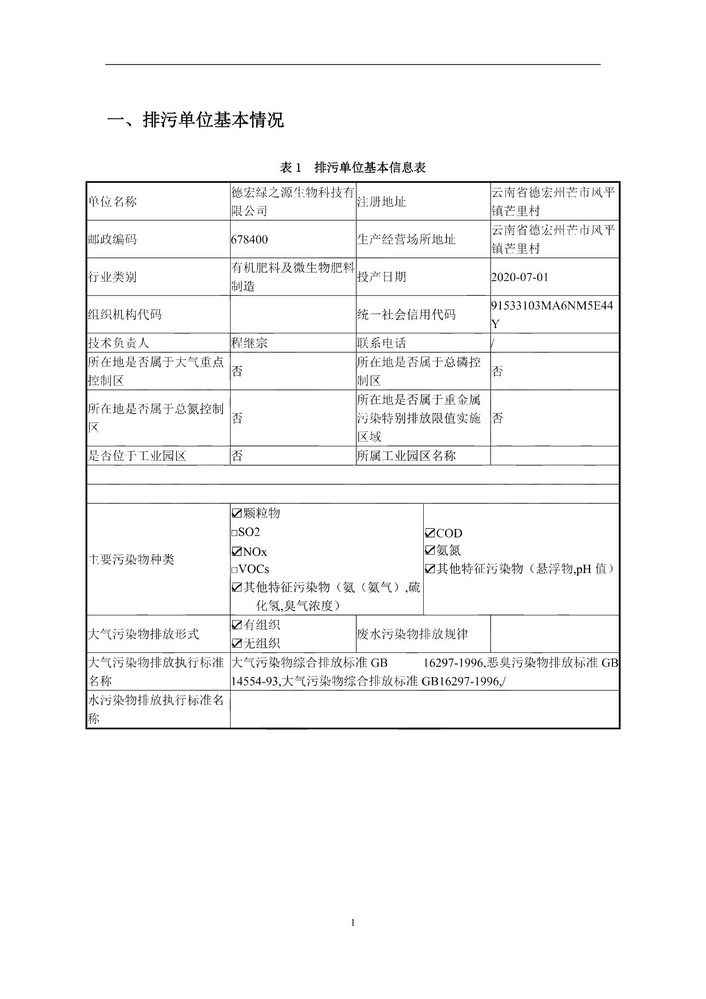
#> input picture multi_wired/img/1.jpg, 706 x 999 px, shrunk from 1488 x 2104 before the run; its folder holds 6 pictures in this run
$ jupyter execute --allow-errors hebing.ipynb
#> lines starting #> are read from the running program, lines starting #| are printed output that depends on the picture
[cell 1]
import os
import cv2
from paddleocr import PPStructure,draw_structure_result,save_structure_res
from PIL import Image
#> (the rest of this cell did not finish here and is left out)

[cell 2]
import cv2
import os
from itertools import product
from PIL import Image
def remove_shuiyin(file_path):
#> called with file_path = './img/1.jpg'
    img = Image.open(file_path)
#> img is the input picture: PIL image 706x999 RGB; min 0, max 255, mean 247.4
    width, height = img.size
#> width = 706; height = 999
    for pos in product(range(width), range(height)):
        if sum(img.getpixel(pos)[:3]) > 500:
            img.putpixel(pos, (255, 255, 255))
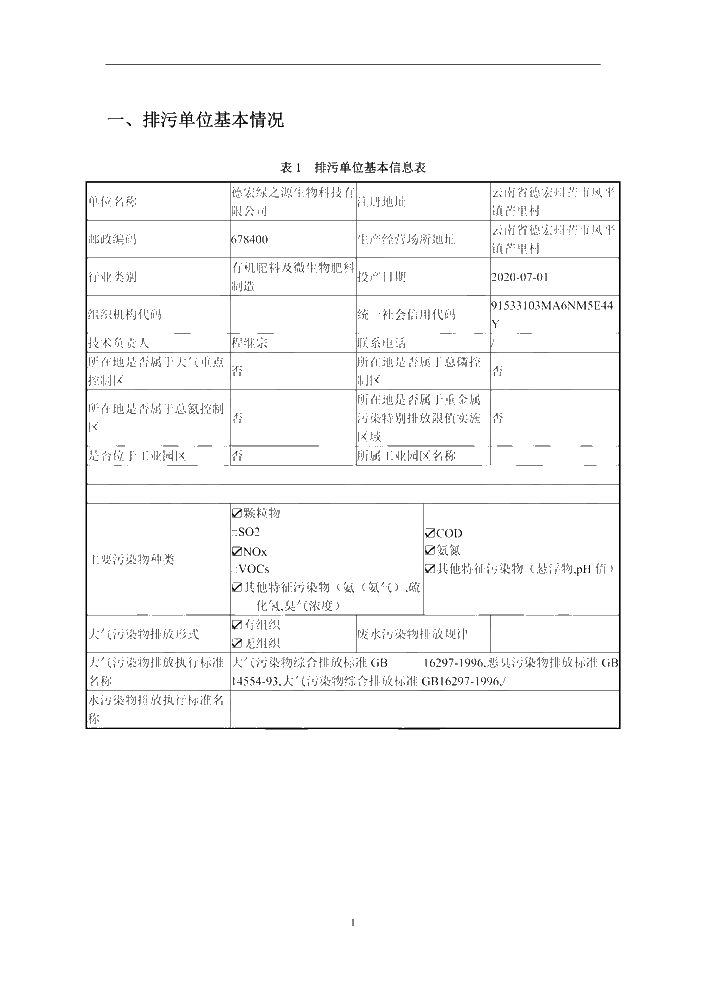
#> img: PIL image 706x999 RGB; min 0, max 255, mean 249.6
    img.save(file_path)

[cell 3]
res=[]
#> (the rest of this cell did not finish here and is left out)

[cell 4]
res

[cell 5]
for i in range(len(res)):
    res[i].sort(key=lambda x:(x[1]+x[0]))
##这一步很关键

[cell 6]
if os.path.exists('./part_table'):
    pass
else:
    os.mkdir('./part_table')
def cut_table(aa):
    for i in range(len(aa)):
        for j in range(len(aa[i])):
            if os.path.exists('./part_table/'+str(i+1)):
                pass
            else:
                os.mkdir('./part_table/'+str(i+1))
            SavePath='./part_table/'+str(i+1)+'/'+str(j+1)+'.jpg'
            im = Image.open('./img/'+str(i+1)+'.jpg')
            im = im.crop((aa[i][j][0],aa[i][j][1],aa[i][j][2],aa[i][j][3]))  # 对图片进行切割 im.crop(top_x, top_y, bottom_x, bottom_y)
            im.save(SavePath)

[cell 7]
cut_table(res)

[cell 8]
from paddleocr import PaddleOCR, draw_ocr

# [22 lines left out: function shibie, not called in this run]

[cell 9]
res

[cell 10]
ans_char=[]
num=0
pin_num=1
page_lian=[]
for i in range(len(res)):
    for j in range(len(res[i])):
        if j==len(res[i])-1 and i< len(res)-1:
            this_pic=res[i][j]
            next_pic=res[i+1][0]
            ##最后一张表格的下边界开始裁剪，如果剩余的部分除了页码还有其他的文字，就说明肯定不会链接在一起
            im_this=Image.open('./img/{}.jpg'.format(str(i+1)))
            this_remain_pic=im_this.crop((this_pic[0],this_pic[3],im_this.size[0],im_this.size[1]))
            this_remain_pic.save('test.jpg')
            this_char=shibie('test.jpg')
            if len(this_char)>1:
                print("说明剩下的部分还有文字，说明下一页肯定不是切断的表格")
                now=Image.open('./part_table/'+str(i+1)+'/{}.jpg'.format(j+1))
                now.save('./pinjie/{}.jpg'.format(pin_num))
                pin_num+=1
            else:
                #这一页的表格是页面的末尾，这个时候就需要考虑下一页的头部了
                im_next=Image.open('./img/{}.jpg'.format(str(i+2)))
                next_remain_pic=im_next.crop((0,0,next_pic[3],next_pic[1]))
                next_remain_pic.save('test.jpg')
                next_char=shibie('test.jpg')
                if len(next_char) >=2:
                    now=Image.open('./part_table/'+str(i+1)+'/{}.jpg'.format(j+1))
                    now.save('./pinjie/{}.jpg'.format(pin_num))
                    pin_num+=1
                    print('说明下一页肯定不是切断的表格，因为之前还有文字')
                else:
                    #这样的话，多半就能判断下一页和上一页是同一个表格了，因此可以将二者合并
                    #那要如何合并呢？暂时先不管共同表头合并试试，之后再删除共同表头
                    page_lian.append(i+1)
                    this_pic_old_path='./part_table/'+str(i+1)+'/{}.jpg'.format(str(j+1))
                    next_pic_old_path='./part_table/'+str(i+2)+'/1.jpg'
                    img1 = Image.open(this_pic_old_path)
                    img2 = Image.open(next_pic_old_path)
                    result = Image.new(img1.mode, (img1.size[0],img1.size[1]+img2.size[1]))
                    result.paste(img1, box=(0, 0))
                    result.paste(img2, box=(0,img1.size[1]))
                    result.save("./pinjie/{}.jpg".format(str(pin_num)))
                    pin_num+=1

[cell 11]
from modelscope.pipelines import pipeline
from modelscope.utils.constant import Tasks
#> (the rest of this cell did not finish here and is left out)

[cell 12]
cut_table(res)
location1=[]
location2=[]
pin_num=1
for i in range(len(res)):
    for j in range(len(res[i])):
        path='./part_table/{}/'.format(str(i+1))+'{}.jpg'.format(str(j+1))

        if  j==len(res[i])-1 and page_lian.count(i+1)!=0:

            next_path='./part_table/{}/1.jpg'.format(str(i+2))

            if page_lian.count(i)!=0 and len(res[i])==1:
                img1=Image.open(path)
                img2=Image.open(next_path)
                result = Image.new(img1.mode, (img1.size[0],img1.size[1]+img2.size[1]))
                result.paste(img1, box=(0, 0))
                result.paste(img2, box=(0,img1.size[1]))
                if len(res[i + 1])==1:
                    result.save(next_path)
                else:
                    result.save("./pinjie_removehead/{}.jpg".format(str(pin_num)))
                    pin_num+=1
                continue

            result1 = table_recognition(path)
            #就说明，这一张表后面还跟着一张表
            result2 = table_recognition(next_path)
            #然后对两个表识别出来的结果，如果有公共表头，则删去第二张表的公共表头
            #这里还没有写完，由于modelscope效果不好
            after_res=[]
            for k in result1['polygons']:
                #print(k)
                if abs(k[0]-k[4])<10:
                    continue
                temp=[int(k[0]),int(k[1]),int(k[4]),int(k[5])]
                after_res.append(temp)
            location1.append(after_res)
            after_res=[]
            for k in result2['polygons']:
                #print(k)
                if abs(k[0]-k[4])<10:
                    continue
                temp=[int(k[0]),int(k[1]),int(k[4]),int(k[5])]
                after_res.append(temp)
            location2.append(after_res)
            location1[0].sort(key=lambda x:(x[1]+x[0]))
            location2[0].sort(key=lambda x:(x[1]+x[0]))
            ##这里非常的美妙，按照xy之和排序，因为会有一到二的偏差，如果按x再按y排序的话，还会有几率后面的到前面来

            res1_first=location1[0][0]
            res2_first=location2[0][0]
            img1=Image.open(path)
            img2=Image.open(next_path)
            img1_first=img1.crop(res1_first)
            img2_first=img2.crop(res2_first)
            img1_first.save("./temp1.jpg")
            img2_first.save("./temp2.jpg")
            string1=shibie("./temp1.jpg")
            string2=shibie("./temp2.jpg")
            os.remove("./temp1.jpg")
            os.remove("./temp2.jpg")
            if string1!="" and string2==string1:
                ##这个时候两个表头就是相同的
                print(string1,string2)
                print("yes!")
                ##开始裁剪第二张表格的表头
                img2_cut=img2.crop((res2_first[0],res2_first[3],img2.size[0],img2.size[1]))
                #img2_cut.save('./test.jpg')
                result = Image.new(img1.mode, (img1.size[0],img1.size[1]+img2_cut.size[1]))
                result.paste(img1, box=(0, 0))
                result.paste(img2_cut, box=(0,img1.size[1]))
            else:
                ##这个时候表格是不相同的，因此直接拼接即可
                result = Image.new(img1.mode, (img1.size[0],img1.size[1]+img2.size[1]))
                result.paste(img1, box=(0, 0))
                result.paste(img2, box=(0,img1.size[1]))
            if len(res[i + 1])==1 and page_lian.count(i+2)!=0:
                result.save(next_path)
            else:
                result.save("./pinjie_removehead/{}.jpg".format(str(pin_num)))
                pin_num+=1
        else:
            if j!=0 or page_lian.count(i)==0:
                result1=Image.open(path)
                result1.save("./pinjie_removehead/{}.jpg".format(str(pin_num)))
                pin_num+=1

[cell 13]
##下面是测试阿里云单元格识别的效果，发现效果不好，因为单元格太复杂

#> (a cell that did not finish here is left out)

[cell 15]
location=[]
path='./part_table/2/2.jpg'
#> (the rest of this cell did not finish here and is left out)

#> (a cell that did not finish here is left out)

#> (a cell that did not finish here is left out)

[cell 18]
from PIL import ImageDraw

# [6 lines of commented-out code are left out]
im=Image.open(path)
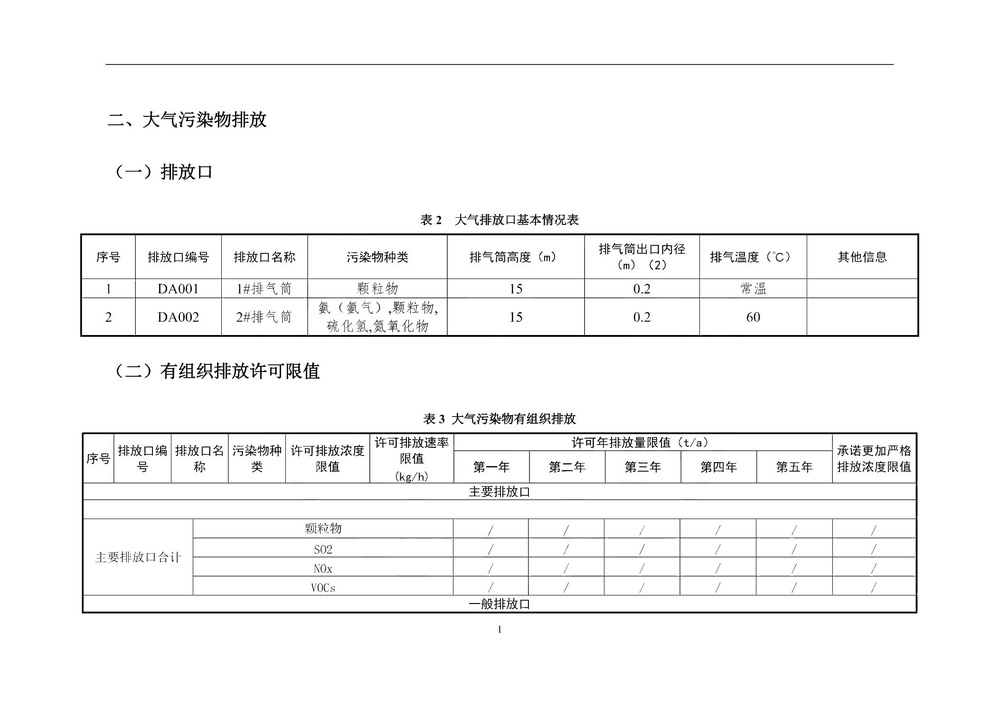
#> input picture multi_wired/img/2.jpg, 999 x 706 px, shrunk from 2104 x 1488 before the run, found by its file name
#> im is the input picture: PIL image 999x706 RGB; min 0, max 255, mean 246.4
a=ImageDraw.ImageDraw(im)
#> (the rest of this cell did not finish here and is left out)
